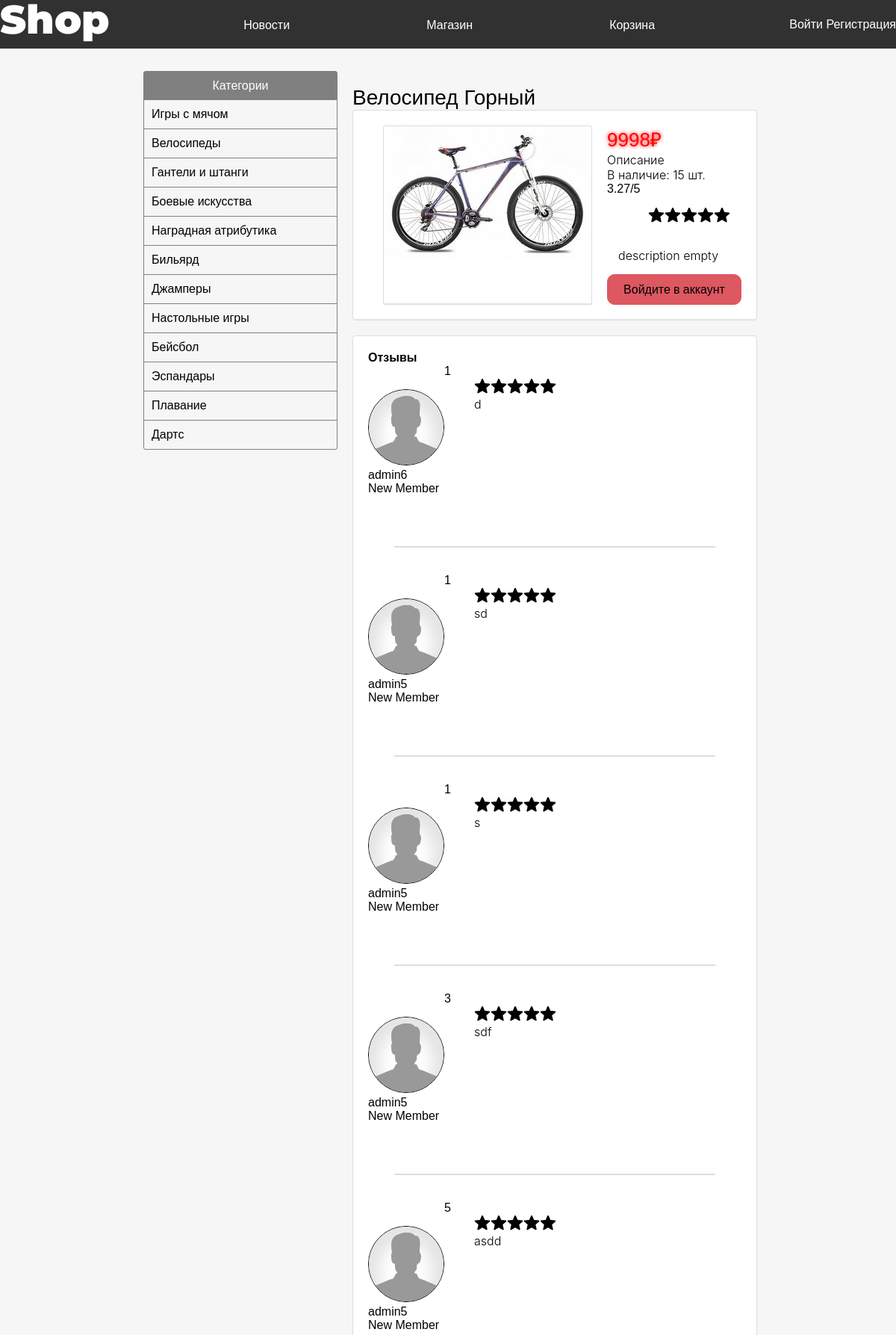
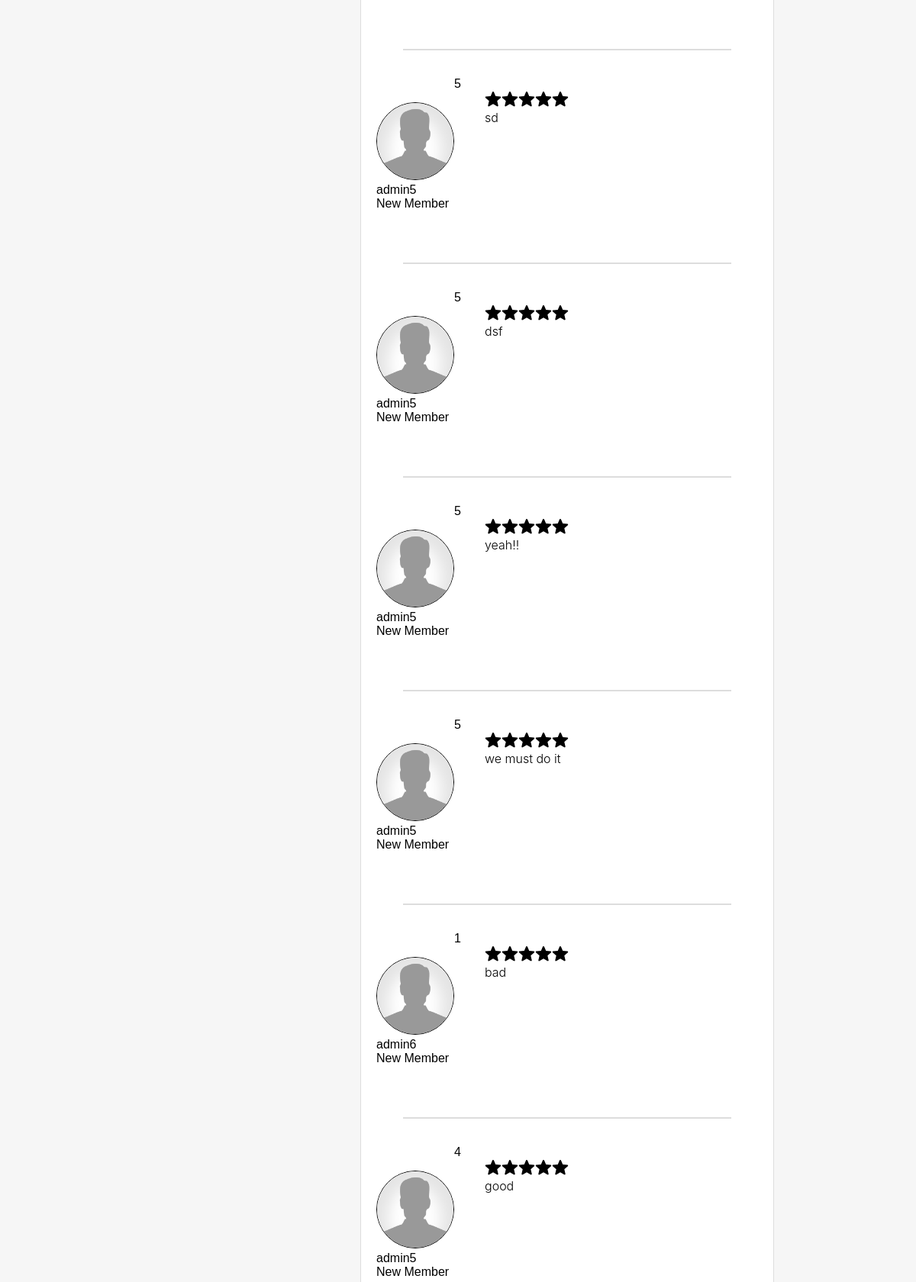
The page /store/9/ (upper part) on the database its author committed (2 pictures, top to bottom).
### Goods/models.py (models this page shows, shortened)
class About_goods(models.Model):
    category = models.TextField()
    count = models.IntegerField()
    price = models.IntegerField()
    description = models.TextField(default = "description empty")
    name = models.TextField()
    image = models.TextField()
    rating = models.TextField(default="0.00")

### Login/models.py (models this page shows, shortened)
class Profile_of_user(models.Model):
    userId  =   models.IntegerField(default = 1)
    userImg =   models.TextField(default = "images/avatar/no-ava.png")
    userStatus = models.TextField(default = "New Member")

### Cabinet/models.py (models this page shows, shortened)
class Comments(models.Model):
    goodId =  models.IntegerField()
    userId  =   models.IntegerField()
    comment  =   models.TextField()
    rating  =   models.IntegerField(default = 0)

### Goods/views.py (the view, shortened to what this page needs)
# urls.py: re_path('(?P<ID>[0-9]{1,10})/', views.views().goods_by_id, name="id"),
    def goods_by_id(self, request, ID):
        if request.user.is_authenticated:
            self.aunt = True
        else:
            self.aunt = False
        try:
            comments = Comments.objects.filter(goodId = ID).order_by("-id")
            good = About_goods.objects.get(id = ID)
        except Exception as e:
            pass
        ratingMiddle = 0
        allInfoAboutComments = []
        for i in comments:
            infoAboutComments = {}
            ratingMiddle+= float(i.rating)
            try:
                profile = Profile_of_user.objects.get(userId = i.userId)
                username = User.objects.get(id = i.userId).username
                infoAboutComments['ava'] = profile.userImg
                infoAboutComments['status'] = profile.userStatus
                infoAboutComments['name'] = username
                infoAboutComments['rating'] = i.rating
                infoAboutComments['comment'] = i.comment
                allInfoAboutComments.append(infoAboutComments)
            except Exception as e:
                pass
        return render(request, "BuyTemp/buy.html", {"price"      :good.price,
                                                    "name"       :good.name,
                                                    "description":good.description,
                                                    "image"      :good.image,
                                                    "count"      :good.count,
                                                    "id"         :ID,
                                                    "comment"    :allInfoAboutComments,
                                                    "rating"     :good.rating,
                                                    "aunt"       :self.aunt})

### Registration/templates/BuyTemp/buy.html (shortened to what this page needs)
{% extends "index.html"%} {%block head%} {% load static %}
<link rel="stylesheet" href="{%static 'main.css' %}" />
<link rel="stylesheet" href="{%static 'buy.css' %}" />
{%endblock%} {%block content%}
<div class="page_laout">
  <div>
    <div class="leftContent">
      <div class="list_cat">
        <span class="llist_cat"><a style=" color: white" href="/store/">Категории</a></span>
      </div>
      <div class="categories">
        <div class="cat_link">
          <a href="/store/games_with_balls">Игры с мячом</a>
        </div>
        <div class="cat_link"><a href="/store/bikes">Велосипеды</a></div>
        <div class="cat_link">
          <a href="/store/dumbbells_and_rods">Гантели и штанги</a>
        </div>
        <div class="cat_link">
          <a href="/store/fighting_art">Боевые искусства</a>
        </div>
        <div class="cat_link">
          <a href="/store/premium_attributes">Наградная атрибутика</a>
        </div>
        <div class="cat_link"><a href="/store/billiards">Бильярд</a></div>
        <div class="cat_link"><a href="/store/jumpers">Джамперы</a></div>
        <div class="cat_link">
          <a href="/store/desktop_games">Настольные игры</a>
        </div>
        <div class="cat_link"><a href="/store/baseball">Бейсбол</a></div>
        <div class="cat_link"><a href="/store/espandery">Эспандары</a></div>
        <div class="cat_link"><a href="/store/swimming">Плавание</a></div>
        <div class="cat_link"><a href="/store/darts">Дартс</a></div>
      </div>
    </div>
  </div>
  <div class="rightContent">
    <h1 class="good_title">{{name}}</h1>
    <div class="good_block">
      <div class="good">
        <div class="good_img">
          <img src="/static/{{image}}" alt="" />
        </div>
        <div class="good_status">
          <div class="good_price">
            <span class="">{{price}}₽</span>
          </div>
          <div class="good_caption">
            <h2>Описание</h2>
            <p>В наличие: {{count}} шт.</p>
            {{rating}}/5
            <div class='user_rating'>
              <span class="star-rating__star" data-role="star" data-star-num="5" data-state="waiting">
           </span><span class="star-rating__star" data-role="star" data-star-num="5" data-state="waiting">
           </span><span class="star-rating__star" data-role="star" data-star-num="5" data-state="waiting">
           </span><span class="star-rating__star" data-role="star" data-star-num="5" data-state="waiting">
           </span><span class="star-rating__star" data-role="star" data-star-num="5" data-state="waiting">
           </span>
         </div>
            <div>
              <p>{{description}}</p>
            </div>
          </div>
          <div class="good_buy_">
            {%if count == 0%}
            <a class='link notlogon' style="disabled: true" href="/store">Товара нет в наличии</a>
            {%elif aunt %}
            <a class='link' href="/store/buy/{{id}}">Добавить в корзину</a>
            {% else %}
            <a class='link notlogon' href="/login">Войдите в аккаунт</a>
            {%endif%}
          </div>
        </div>
      </div>
    </div>
    <div class="reviows_block">
      <div class="reviows">
        <h1>Отзывы</h1>
        {%for i in comment%}
        <div class="comment_block">
          <div class="comment">
            <div class='comment_left'>
              {% load static %}
             <div class='user_img'>
               <img src="{%static i.ava %}" title="Аватар пользователя"></div>
             <div class='user_name'>{{i.name}}</div>
        <div class='user_status'>{{i.status}}</div>
        </div>
        <div>
          {{i.rating}}
          <div class='comment_right'>
        <div class='user_rating'>
          <span class="star-rating__star" data-role="star" data-star-num="5" data-state="waiting">
       </span><span class="star-rating__star" data-role="star" data-star-num="5" data-state="waiting">
       </span><span class="star-rating__star" data-role="star" data-star-num="5" data-state="waiting">
       </span><span class="star-rating__star" data-role="star" data-star-num="5" data-state="waiting">
       </span><span class="star-rating__star" data-role="star" data-star-num="5" data-state="waiting">
       </span>
     </div>
        <div class='user_comment'>
          <p>{{i.comment}}</p></div>
      </div>
      </div>
      </div>
        </div>
        <hr>
        {% endfor %}
      </div>
    </div>
  </div>
</div>
{%endblock%}

### Registration/static/main.css (style rules this page uses)
:root { --price: red; }
html { cursor: url('/static/cursor/normal.cur'), default; }
* { margin: 0; padding: 0; }
body { background: #f6f6f6; margin: 0; padding: 0; display: flex; font-family: "PT Sans", "Helvetica", "Arial", sans-serif; flex-direction: column; min-height: 100vh; }
.box h1,h2,p { font-weight: 300; font-family: -apple-system, system-ui, BlinkMacSystemFont, "Segoe UI", Roboto, "Helvetica Neue", Arial, sans-serif; }
div, h1,h2,h3, a, p, form, button { font-size: 16px; box-sizing: border-box; margin: 0; padding: 0; }
a { color: white; text-decoration: none; }
hr { border: 1px solid; border-color: #ddd; }
a { cursor: url(/static/cursor/link.cur), progress !important; }
html { cursor: url(/static/cursor/normal.cur), progress !important; }

### Registration/static/buy.css (style rules this page uses)
.page_laout { display: flex; max-width: 1480px; margin: 0 auto; margin-top: 30px; margin-bottom: 30px; width: 68%; flex-grow: 1; }
.leftContent { border: 1px solid grey; border-radius: 3px; width: 260px; height: auto; flex-shrink: 0; }
.leftContent a { color: black; }
.list_cat { display: flex; padding: 10px; background: grey; }
.cat_link { border-bottom: 1px solid grey; padding: 10px; }
.cat_link:last-child { border-bottom: 0; }
.list_cat span { margin: 0 auto; color: white; }
.rightContent { margin: 20px; width: 100%; max-width: 1180px; width: 100%; }
.good { display: flex; margin: 20px; }
.good_img { margin: 0 20px 0 20px; border: 1px solid #ddd; max-height: 280px; max-width: 280px; border-radius: 2px; box-shadow: inset 0 -1px 0 rgba(0, 0, 0, 0.1); }
.good_title { -webkit-box-sizing: border-box; -moz-box-sizing: border-box; box-sizing: border-box; font-size: 28px; font-weight: normal; }
.good_block, .reviows_block { background: #fff; border: 1px solid #ddd; border-radius: 4px; box-shadow: inset 0 -1px 0 rgba(0, 0, 0, 0.1); }
.good_price { font-size: 1em; color: #333; }
.good_price { font-size: 26px; color: var(--price); text-shadow: 0 0 5px var(--price); }
.link { float: left; text-align: center; color: black; font-family: "Montserrat", sans-serif; background: #DD5860; width: 150px; border: 1px solid #DD5860; border-radius: 10px; padding: 10px; }
.good_caption > div { padding: 15px; }
.notlogon { width: 180px; }
.reviows_block { background-color: white; margin-top: 20px; }
.reviows { padding: 20px; }
.reviows_block hr { margin: 35px; }
.comment_block { display: inline-block; }
.comment { display: flex; }
.comment_left { margin: 33px 0px; }
.comment_right { margin-left: 40px; }
.user_img img { height: 100px; border-radius: 100px; border: 1px solid black; }
.user_rating { display: flex; justify-content: flex-end; }

### rows shown on the page
About_goods: name "Велосипед Горный", image (picture), rating "3.27", description "description empty"
Profile_of_user: userImg (picture), status "New Member" "New Member"
Profile_of_user: userImg (picture), status "New Member" "New Member" "New Member" "New Member" "New Member" "New Member" "New Member" "New Member" "New Member"
Comments: comment "sd"
Comments: comment "sdf"
Comments: comment "asdd"
Comments: comment "sd"
Comments: comment "dsf"
Comments: comment "yeah!!"
Comments: comment "we must do it"
Comments: comment "bad"
Comments: comment "good"

### other values the page prints
{{ price }} "9998"
{{ count }} "15"
{{ i.name }} "admin6" "admin5" "admin5" "admin5" "admin5" "admin5" "admin5" "admin5" "admin5" "admin6" "admin5"
{{ i.rating }} "1" "1" "1" "3" "5" "5" "5" "5" "5" "1" "4"
{{ i.comment }} "d" "s"
